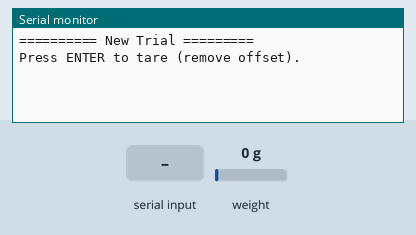
This sketch was run on a simulated Arduino Uno, built with avr-gcc and run on an emulated ATmega328P. On the bench: the last lines printed to the serial monitor. The test bench sets the inputs (shaded band); at power-on: weight on the scale 0 g.

Above: at 1.2 s.
1.3 s: "1" received over Serial
At 1.7 s:
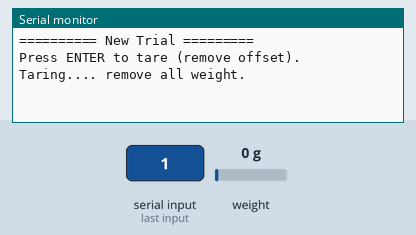
2.8 s: weight on the scale set to 100 g
At 5.4 s:
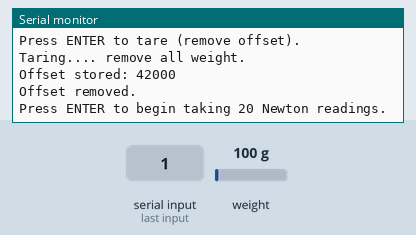
5.8 s: "0" received over Serial
At 7.8 s:
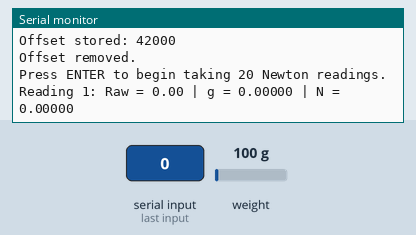
8.8 s: weight on the scale set to 1250 g
At 10.0 s:
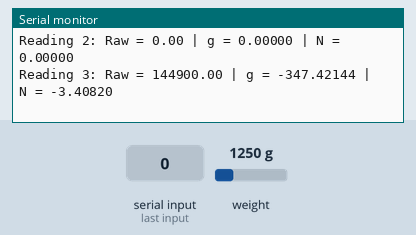
Timing chart, 0 to 11.3 s (numbered marks = the images above; inputs shaded):
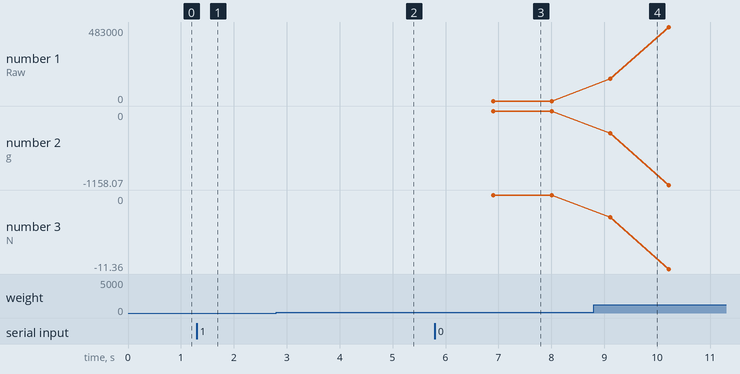

Measured:
- after the input at 1.3 s, the serial monitor: prints a new line at once (image 1)
- after the input at 2.8 s, the serial monitor: prints a new line after 1.5 s (image 2)
- after the input at 5.8 s, the serial monitor: prints a new line after 1.1 s (image 3)
- after the input at 8.8 s, the serial monitor: prints a new line after 0.31 s (image 4)
- plotted number 1: 0 → 483000 after the input at 8.8 s
- plotted number 2: 0 → -1158.07 after the input at 8.8 s
- plotted number 3: 0 → -11.36 after the input at 8.8 s

The sketch:

WindTunnelGatherReadings.ino
```cpp
#include "HX711.h"

HX711 scale;

#define DT_PIN 4
#define SCK_PIN 5

float calibration_factor = -417.0727046;

void clearSerialBuffer() {
  while (Serial.available() > 0) Serial.read();
}

void waitForEnter(const char* msg) {
  Serial.println(msg);
  clearSerialBuffer();
  while (Serial.available() == 0) {}
  Serial.read();
}

float averageRaw(int samples) {
  long sum = 0;
  for (int i = 0; i < samples; i++) {
    sum += scale.get_value(1); // raw ADC value
    delay(10);
  }
  return (float)sum / samples;
}

void setup() {
  Serial.begin(9600);
  scale.begin(DT_PIN, SCK_PIN);
}

void loop() {

  Serial.println("\n========== New Trial =========");

  waitForEnter("Press ENTER to tare (remove offset).");

  Serial.println("Taring.... remove all weight.");
  delay(2000);
  scale.tare();

  long offset = scale.get_offset();
  Serial.print("Offset stored: ");
  Serial.println(offset);

  Serial.println("Offset removed.");
  waitForEnter("Press ENTER to begin taking 20 Newton readings.");

  float sumN = 0;

  for (int i = 0; i < 20; i++) {

    // Raw ADC average over 20 samples
    float raw = averageRaw(10);

    // Convert raw ==> grams
    float grams = raw / calibration_factor;

    // Grams ==> Newtons
    float newtons = (grams / 1000.0) * 9.81;

    sumN += newtons;

    // ----- PRINT EVERYTHING ----
    Serial.print("Reading ");
    Serial.print(i + 1);
    Serial.print(": Raw = ");
    Serial.print(raw);
    Serial.print(" | g = ");
    Serial.print(grams, 5);
    Serial.print(" | N = ");
    Serial.print(newtons, 5);
    Serial.println();
  }

  float avgN = sumN / 20.0;

  Serial.println("\n=== Result ===");
  Serial.print("Average Force: ");
  Serial.print(avgN, 5);
  Serial.println(" N");
  Serial.println("==============\n");

  while (1);
}
```
